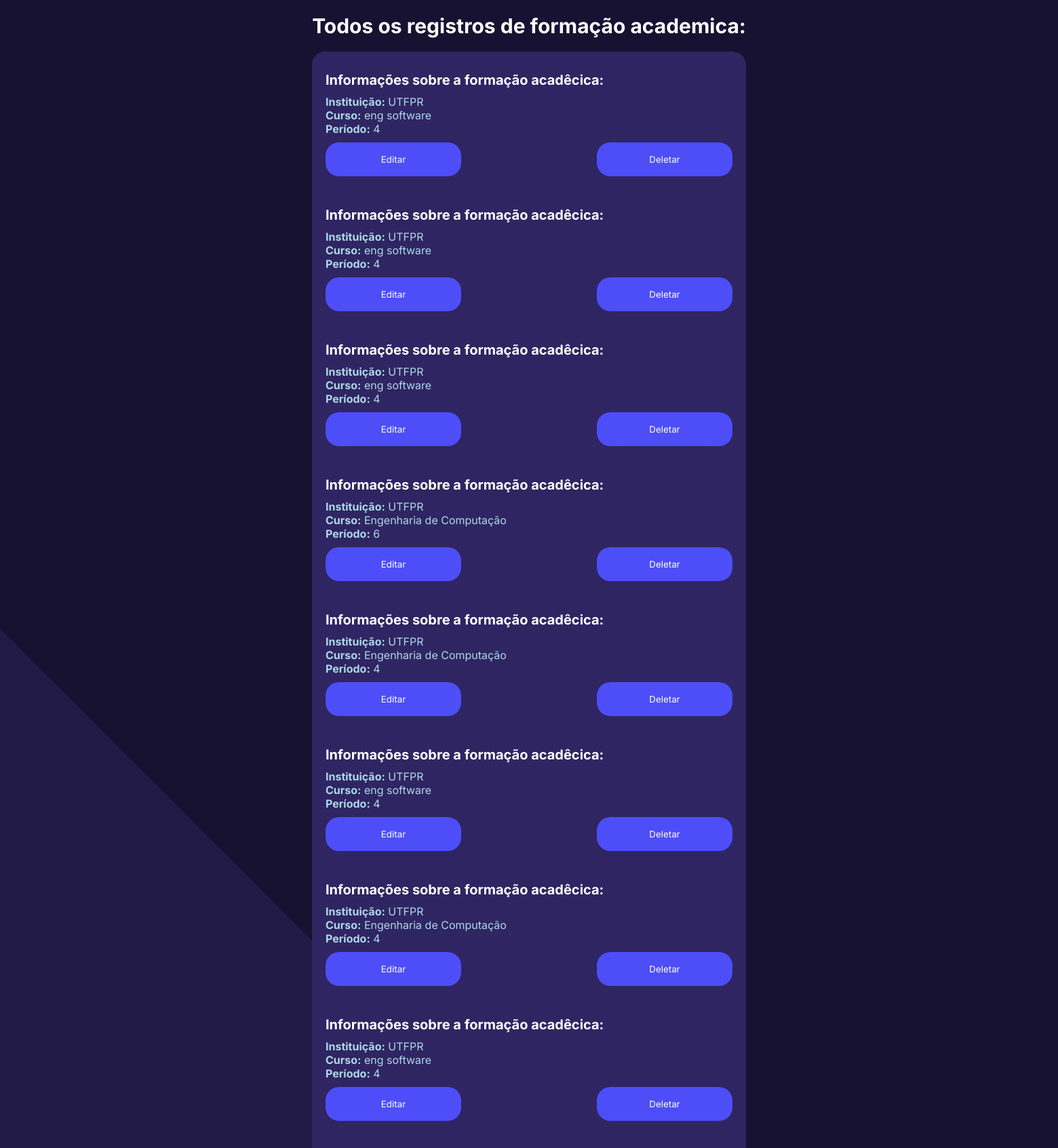
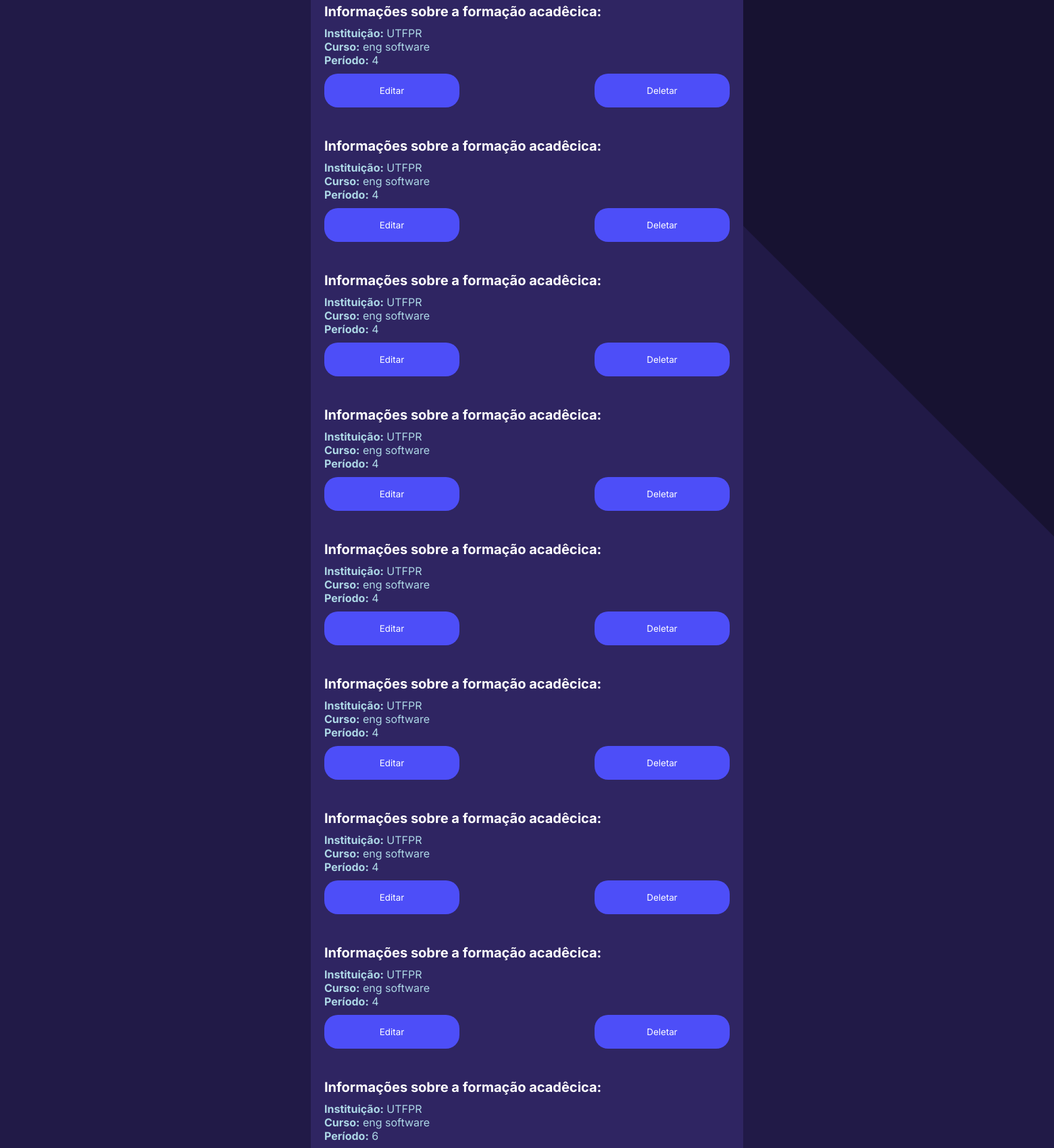
Screenshot of /recrutamento/academic_formations/ (upper part) with the database file from the repository (2 pictures, top to bottom).
### recrutamento/models.py (models this page shows, shortened)
class AcademicFormation(models.Model):
    institution = models.CharField(max_length=200)
    curse = models.CharField(max_length=200)
    stage = models.IntegerField()

### recrutamento/views.py (the view)
# urls.py: path("academic_formations/", views.get_data_academic_formation, name="get_data_academic_formation"),
def academic_formations(request):
    all_academic_formations = AcademicFormation.objects.all()#Acessa todas as formacoes academicas
    template = loader.get_template("recrutamento/academic_formations/academic_formations.html")#Carrega o template de formacoes academicas
    context = {
        "all_academic_formations": all_academic_formations,
    }
    return HttpResponse(template.render(context, request))#Renderiza o conteudo e a pagina

### recrutamento/templates/recrutamento/academic_formations/academic_formations.html (shortened to what this page needs)
<!DOCTYPE html>
<html>
<head>
</head>
<body>
    <h1>Todos os registros de formação academica:</h1>
    {% if all_academic_formations %}
        <ul>
            {% for academic_formation in all_academic_formations %}
                <li>
                    <h2>Informações sobre a formação acadêcica:</h2>
                    <strong>Instituição:</strong> {{ academic_formation.institution }}<br>
                    <strong>Curso:</strong> {{ academic_formation.curse }}<br>
                    <strong>Período:</strong> {{ academic_formation.stage }}<br>
                    <div class="button-container">
                        <form action="{% url 'update_academic_formation' academic_formation.id %}" method='GET' style="display:inline;">
                            <button type="submit">Editar</button>
                        </form>
                        <form action="{% url 'confirm_delete_academic_formation' academic_formation.id %}" method="GET" style="display:inline;">
                            <button type="submit">Deletar</button>
                        </form>
                    </div>
                </li>
                <br>
            {% endfor %}
        </ul>
    {% else %}
        <p>No professional experiences available.</p>
    {% endif %}
</body>
</html>

### recrutamento/templates/recrutamento/academic_formations/academic_formations.html (style rules this page uses)
body { background-color: #171231; font-family: 'Inter', sans-serif; margin: 0; padding: 0; height: 100vh; display: flex; flex-direction: column; align-items: center; z-index: 3; }
h1 { color: white; font-size: 30px; margin: 20px 0; z-index: 3; text-align: center; }
h2 { color: white; font-size: 20px; margin: 10px 0; z-index: 3; }
ul { background-color: #2f2562; border-radius: 20px; padding: 20px; list-style-type: none; width: 600px; max-width: 90%; z-index: 3; margin: 0; }
li { color: lightblue; margin-bottom: 15px; z-index: 3; }
.button-container { display: flex; justify-content: space-between; margin-top: 10px; }
button { font-family: 'Inter', sans-serif; background-color: #4d4ef8; color: white; padding: 14px 20px; border: none; cursor: pointer; width: 200px; height: 50px; border-radius: 20px; z-index: 3; }

### rows the page displays
AcademicFormation: institution "UTFPR", curse "eng software", stage "4"
AcademicFormation: institution "UTFPR", curse "eng software", stage "4"
AcademicFormation: institution "UTFPR", curse "eng software", stage "4"
AcademicFormation: institution "UTFPR", curse "Engenharia de Computação", stage "6"
AcademicFormation: institution "UTFPR", curse "Engenharia de Computação", stage "4"
AcademicFormation: institution "UTFPR", curse "eng software", stage "4"
AcademicFormation: institution "UTFPR", curse "Engenharia de Computação", stage "4"
AcademicFormation: institution "UTFPR", curse "eng software", stage "4"
AcademicFormation: institution "UTFPR", curse "eng software", stage "4"
AcademicFormation: institution "UTFPR", curse "eng software", stage "4"
AcademicFormation: institution "UTFPR", curse "eng software", stage "4"
AcademicFormation: institution "UTFPR", curse "eng software", stage "4"
AcademicFormation: institution "UTFPR", curse "eng software", stage "4"
AcademicFormation: institution "UTFPR", curse "eng software", stage "4"
AcademicFormation: institution "UTFPR", curse "eng software", stage "4"
AcademicFormation: institution "UTFPR", curse "eng software", stage "4"
AcademicFormation: institution "UTFPR", curse "eng software", stage "6"
